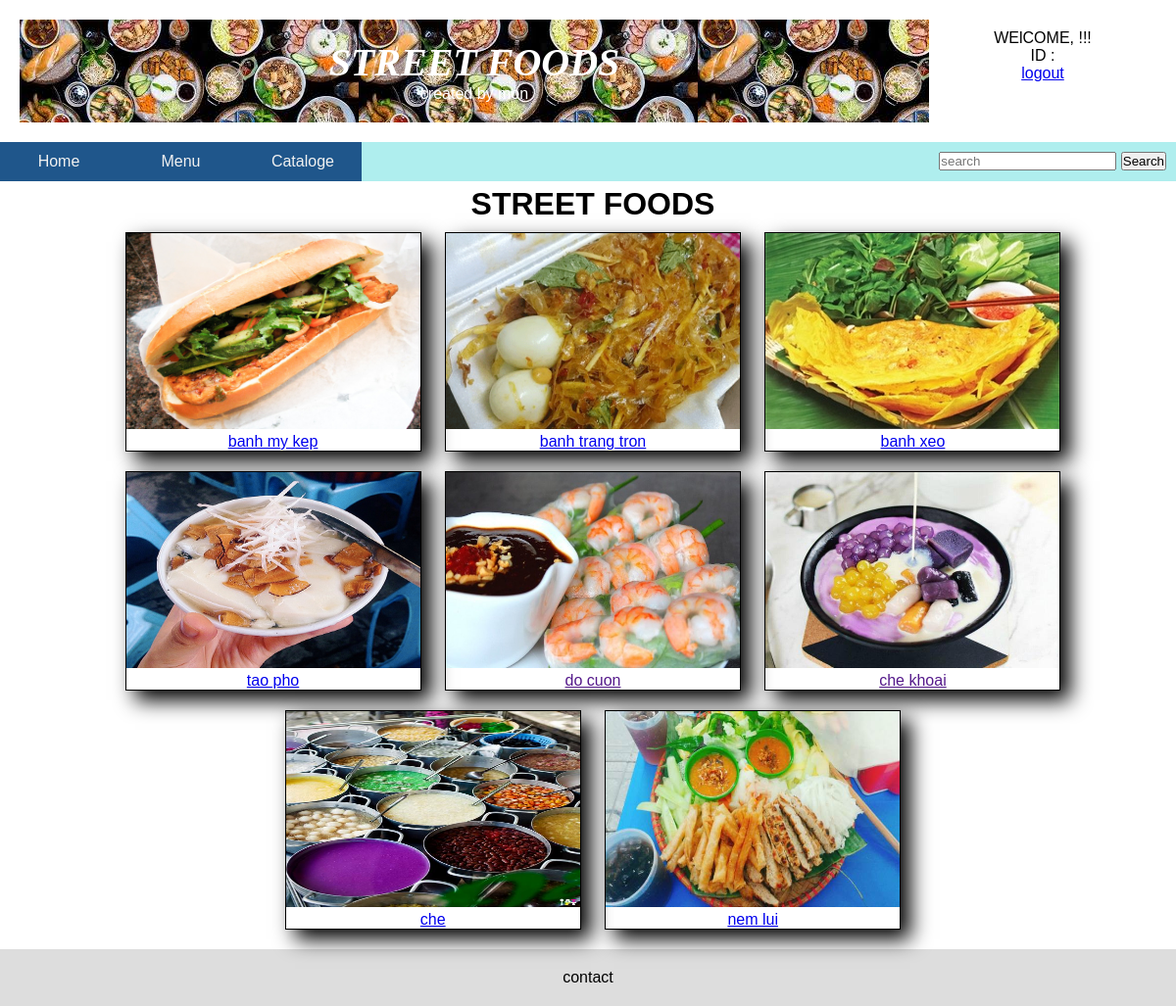
The app's page /street.php with its own data.
### tables this page shows
CREATE TABLE `food` (
  `id` int(5) NOT NULL AUTO_INCREMENT,
  `name` varchar(50) NOT NULL,
  `anh` varchar(50) NOT NULL,
  `link` varchar(50) DEFAULT NULL,
  `loai` varchar(20) DEFAULT NULL,
  PRIMARY KEY (`id`)
);

### street.php (the view, shortened to what this page needs)
<!DOCTYPE html>
<html>
<head>
<link rel="stylesheet" type="text/css" href=".\pagestyle.css">
</head>
<body>
<div class="header">
	<div class="title"><h1>STREET FOODS</h1>
	<p style="color:white">created by mon</p>
	</div>
	<div class="qwerty">
	<p>WElCOME, <?php echo $_SESSION['username']; ?>  !!!</P>
	<p>ID : <?php $db = mysqli_connect('127.0.0.1', 'root', '', 'registration');
	?></p>
	 <a href="pagehome.php?logout='1'" >logout</a>
	</div>
</div>
<div class="nav">
<div id="menu">
<ul>
<li><a href="pagehome.php">Home</a></li>
<li>
<a href="">Menu</a>
</li>
<li>
<a href="cataloge.php">Cataloge</a>
</li>
</ul>
</div>
<div id="search">
<form action="search.php" method="post">
<input type="text" name="search" placeholder="search">
<input type="submit" name="submit" value="Search">
</form>
</div>
</div>
<div class="cataloge">
<center><p><h1><strong>STREET FOODS</h1></strong></p></center>
<?php
$db = mysqli_connect('127.0.0.1', 'root', '', 'registration');
	$sql = "SELECT * FROM registration.food WHERE loai='street'";
			$result = mysqli_query($db, $sql);
	if (mysqli_num_rows($result) > 0) {
    while($row = mysqli_fetch_assoc($result)) {
		?>
	<div class="pic">
	<a href="<?php echo $row["link"]; ?>"><center><p><img src="<?php echo $row["anh"]; ?>" width="300" height="200" /></p>
	<p><?php echo $row["name"]; ?></p></center>
	</a>
</div>
	<?php
    }
} else {
    echo "";
}
?>
</div>
<div class="footer">
	<p>contact</p>
</div>
</body>
</html>

### pagestyle.css (style rules this page uses)
* { box-sizing: border-box; margin:0; padding:0; }
body { font-family: Arial, Helvetica, sans-serif; margin: 0; }
.header { padding: 20px; text-align: center; color: black; display: -ms-flexbox; display: flex; -ms-flex-wrap: wrap; flex-wrap: wrap; }
.header h1 { color: white; font-family: Comic Sans MS; font-style: italic; font-size: 40px; }
.title { background: url("anhnen.jpg"); -ms-flex: 80%; flex: 80%; padding: 20px; }
.qwerty { -ms-flex:20%; flex:20%; padding: 10px; }
.nav { display: -ms-flexbox; display: flex; -ms-flex-wrap: wrap; flex-wrap: wrap; height:40px; background-color:#AFEEEE; }
#search { -ms-flex: 30%; flex: 30%; text-align:center; }
#search form { float: right; padding:10px 10px; }
#menu { margin:0; padding:0; -ms-flex: 70%; flex: 70%; }
#menu ul { list-style-type:none; background:#1f568B; text-align:center; float:left; }
#menu ul li { color:#f1f1f1; display:inline-table; width:120px; height:40px; line-height:40px; position:relative; }
#menu ul li a { color:#f1f1f1; text-decoration:none; display: block; }
.footer { padding: 20px; text-align: center; background: #ddd; }
.cataloge { padding: 5px 20px 10px 30px; text-align:center; }
.pic { text-decoration:none; box-shadow: 10px 10px 20px; display:inline-table; border:1px solid black; width:300px; margin:10px; padding:0px; }

### records on screen
food: anh (picture), name "banh my kep"
food: anh (picture), name "banh trang tron"
food: anh (picture), name "banh xeo"
food: anh (picture), name "tao pho"
food: anh (picture), name "do cuon"
food: anh (picture), name "che khoai"
food: anh (picture), name "che"
food: anh (picture), name "nem lui"
